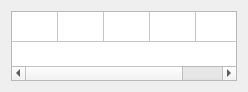
<?xml version="1.0" encoding="UTF-8"?>
<ui version="4.0">
 <class>section_template</class>
 <widget class="QWidget" name="section_template">
  <property name="geometry">
   <rect>
    <x>0</x>
    <y>0</y>
    <width>248</width>
    <height>79</height>
   </rect>
  </property>
  <property name="windowTitle">
   <string>Form</string>
  </property>
  <layout class="QGridLayout" name="gridLayout">
   <item row="0" column="0">
    <widget class="QTableWidget" name="tableWidget_grades">
     <property name="enabled">
      <bool>true</bool>
     </property>
     <property name="maximumSize">
      <size>
       <width>16777215</width>
       <height>16777215</height>
      </size>
     </property>
     <property name="lineWidth">
      <number>1</number>
     </property>
     <property name="editTriggers">
      <set>QAbstractItemView::NoEditTriggers</set>
     </property>
     <property name="rowCount">
      <number>1</number>
     </property>
     <attribute name="horizontalHeaderVisible">
      <bool>false</bool>
     </attribute>
     <attribute name="horizontalHeaderCascadingSectionResizes">
      <bool>true</bool>
     </attribute>
     <attribute name="horizontalHeaderDefaultSectionSize">
      <number>46</number>
     </attribute>
     <attribute name="horizontalHeaderShowSortIndicator" stdset="0">
      <bool>true</bool>
     </attribute>
     <attribute name="horizontalHeaderStretchLastSection">
      <bool>false</bool>
     </attribute>
     <attribute name="verticalHeaderVisible">
      <bool>false</bool>
     </attribute>
     <attribute name="verticalHeaderHighlightSections">
      <bool>false</bool>
     </attribute>
     <attribute name="verticalHeaderMinimumSectionSize">
      <number>4</number>
     </attribute>
     <attribute name="verticalHeaderShowSortIndicator" stdset="0">
      <bool>true</bool>
     </attribute>
     <attribute name="verticalHeaderVisible">
      <bool>false</bool>
     </attribute>
     <attribute name="horizontalHeaderShowSortIndicator" stdset="0">
      <bool>true</bool>
     </attribute>
     <attribute name="horizontalHeaderStretchLastSection">
      <bool>false</bool>
     </attribute>
     <attribute name="horizontalHeaderCascadingSectionResizes">
      <bool>true</bool>
     </attribute>
     <attribute name="horizontalHeaderVisible">
      <bool>false</bool>
     </attribute>
     <attribute name="verticalHeaderMinimumSectionSize">
      <number>4</number>
     </attribute>
     <attribute name="verticalHeaderShowSortIndicator" stdset="0">
      <bool>true</bool>
     </attribute>
     <attribute name="verticalHeaderHighlightSections">
      <bool>false</bool>
     </attribute>
     <attribute name="horizontalHeaderDefaultSectionSize">
      <number>46</number>
     </attribute>
     <row/>
     <column>
      <property name="text">
       <string>New Column</string>
      </property>
     </column>
     <column>
      <property name="text">
       <string>New Column</string>
      </property>
     </column>
     <column>
      <property name="text">
       <string>New Column</string>
      </property>
     </column>
     <column>
      <property name="text">
       <string>New Column</string>
      </property>
     </column>
     <column>
      <property name="text">
       <string>not 2</string>
      </property>
     </column>
    </widget>
   </item>
  </layout>
 </widget>
 <resources/>
 <connections/>
</ui>
